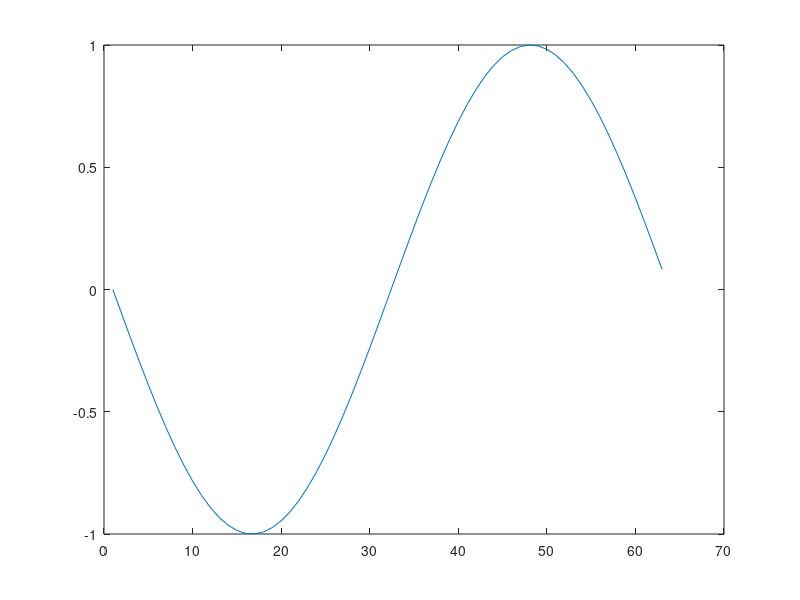

The MATLAB source for this figure:
%=============================================================================
% Copyright (c) 2016-present Allan CORNET (Nelson)
%=============================================================================
% This file is part of the Nelson.
%=============================================================================
% LICENCE_BLOCK_BEGIN
% SPDX-License-Identifier: LGPL-3.0-or-later
% LICENCE_BLOCK_END
%=============================================================================
% <--ADV-CLI MODE-->
%=============================================================================
f = figure();
plot(sin(-pi:0.1:pi));
refresh();
refresh(f);
%=============================================================================
